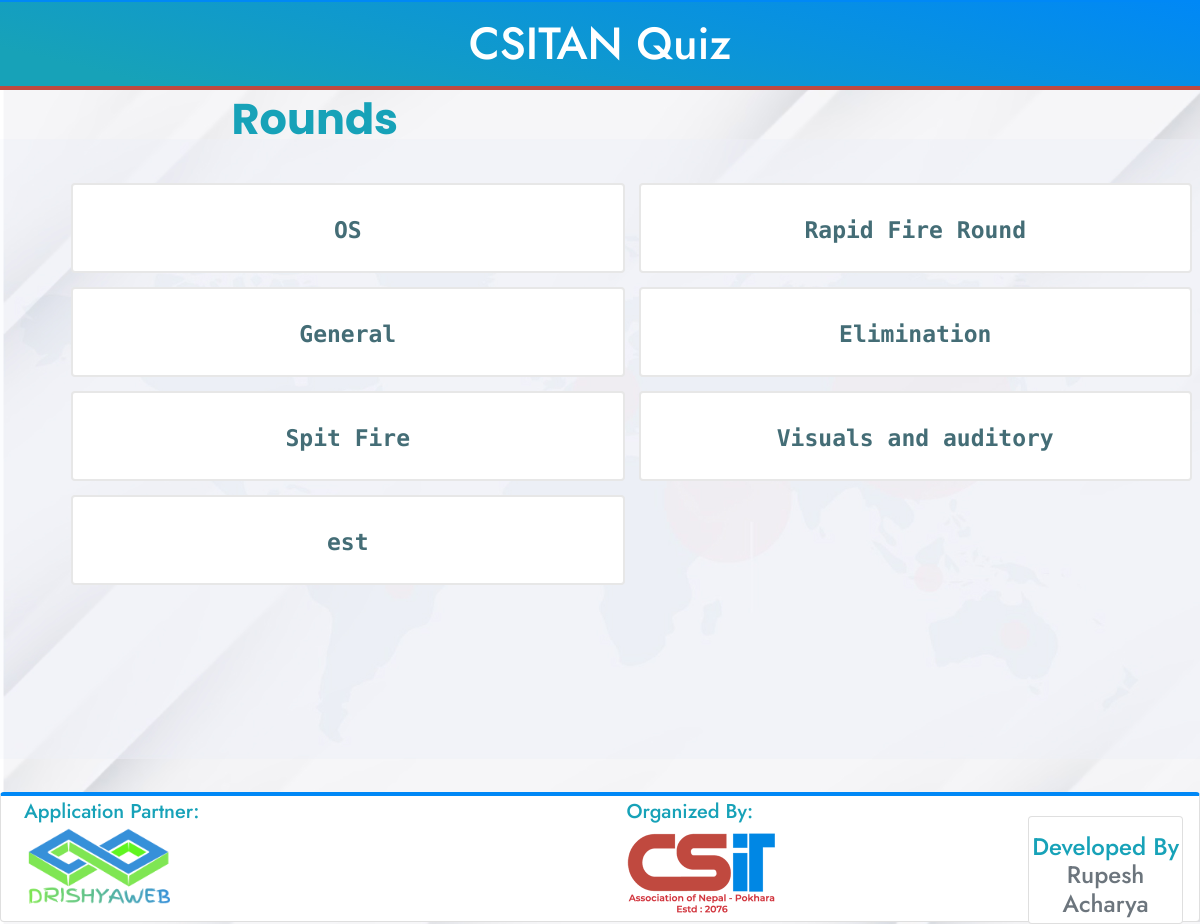
Before: / with the older database file.
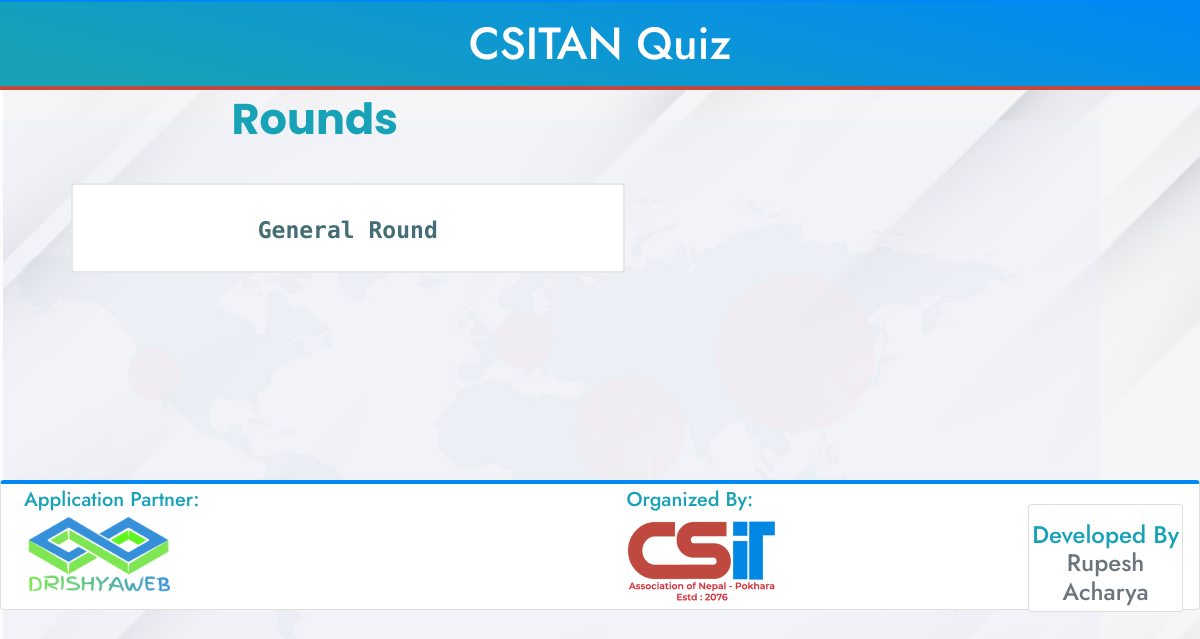
After: the same page with the newer database file.
### Main/models.py (models this page shows, shortened)
class Round(models.Model):
    name = models.CharField(max_length=100)
    time = models.IntegerField(default=1)

### Main/views.py (the view)
# urls.py: path('', views.index, name="Index"),
def index(request):
    rounds = Round.objects.all()
    categories = Category.objects.all()
    context = {
        'rounds' : rounds,
        'categories' : categories,
    }
    return render(request, 'Main/main.html', context)

### Main/templates/Main/main.html (shortened to what this page needs)
{% load static %}
{% load tags %}
<!DOCTYPE html>
<html lang="en">
<head>
	<link rel="stylesheet" href="{% static 'assets/css/bootstrap.min.css' %}">
	<link rel="stylesheet" href="{% static 'assets/css/owl.carousel.css' %}">
	<link rel="stylesheet" href="{% static 'assets/css/animate.min.css' %}">
	<link rel="stylesheet" href="{% static 'assets/css/fontawesome-all.css' %}">
	<link rel="stylesheet" href="{% static 'assets/css/style.css' %}">
  	<body style="font-family: 'Roboto Mono', monospace, 'Source Code Pro', monospace; ">
		<div class="quiz-top-area">
			<h1 class="text-center" >CSITAN Quiz</h1>
		</div>
<div style="margin-bottom:200px;" class="row ml-5">
      <div class="col-md-12">
        <div class="quiz-title">
          <h2 id="" class="text-info mt-1">Rounds</h2>
        </div>
        <div class="quiz-option-selector  ">
          <ul>
            {% for r in rounds %}
            <a ondblclick="window.location.href='/start-game/{{r.id}}'">
              <li style="width: 50%;">
                <label class="answer text-center" style="width: 100%;">
                  <span class="exp-label">{{r.name}}</span>
                </label>
              </li>
            </a>
            {% endfor %}
          </ul>
        </div>
      </div>
</div>
  <footer style=" height:130px;" class="footer card mt-3 pt-1">
      <div class="">
        <div class="row ml-2">
          <div class="col-md-6 ">
            <h5 class="text-info ">Application Partner:</h5>
            <img class="" src="{% static 'img/drishya.png' %}" alt="Drishya Web" width="150px"height="100px">
          </div>
          <div class="col-md-4">
            <h5 class="text-info">Organized By:</h5>
            <img class="" src="{% static 'img/csitan.png' %}" alt="CSITAN Pokhara" width="150px"height="100px">
          </div>
          <div class="col-md-2">
           <div class="card mt-3 pb-1 mr-3">
            <h4 class="text-info mt-3 text-center">
              Developed By <br>
              <span class="text-secondary">Rupesh Acharya</span>
            </h4>
           </div>
          </div>
        </div>
      </div>
    </footer>
     	</body>
	</html>

Changed rows visible on the page:
removed Round: name "OS"
removed Round: name "Rapid Fire Round"
removed Round: name "General"
removed Round: name "Elimination"
removed Round: name "Spit Fire"
removed Round: name "Visuals and auditory"
removed Round: name "est"
added Round: name "General Round"
